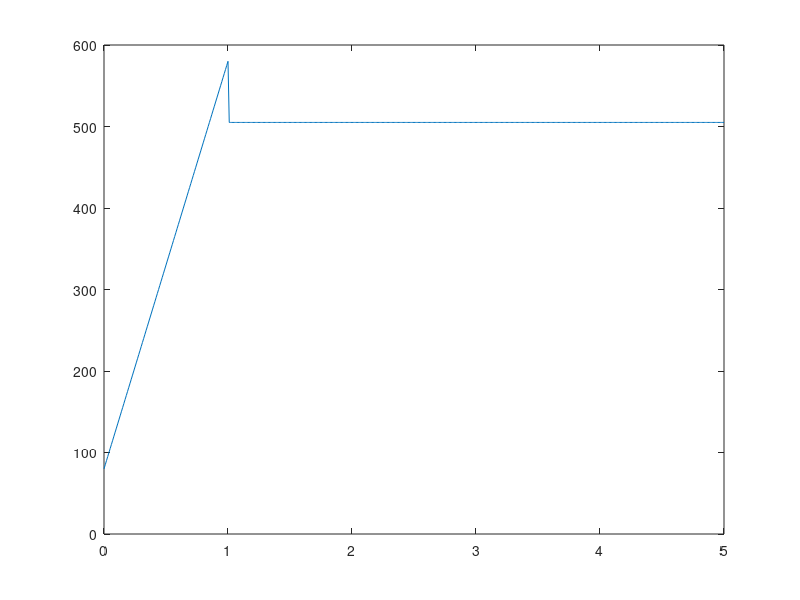

Reproduce this figure in MATLAB.
t=0:0.01:5;
Paw=zeros(1,length(t));
Pa=0;
C=5;
R=3;

for i=0:length(t)-1
    if t(1,i+1)<=1
        dV=25;
    else
        dV=0;
    end
    dPa=dV/C;
    Pa=Pa+dPa;
    Paw(i+1)=R*dV+Pa;
end
plot(t,Paw)